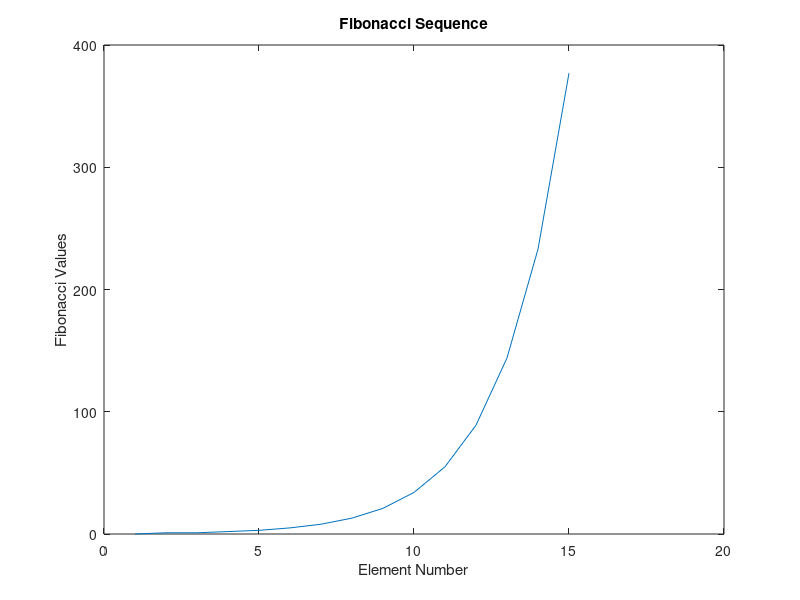

This chart was generated by the following MATLAB code:
%create 1x15 vector of ones
fibonacci=ones(1,15);
%change first element to zero (second element already=1)
fibonacci(1)=0; 
%create loop to assign Fibonacci sequence to elements 3-15 
for ii=3:15
    fibonacci(ii)=fibonacci(ii-1)+fibonacci(ii-2);
end  
%clear unnecessary variable
clear('ii'); 
%plot vector f with respect to x axis
plot(fibonacci);
xlabel('Element Number');
ylabel('Fibonacci Values');
title('Fibonacci Sequence');

            

